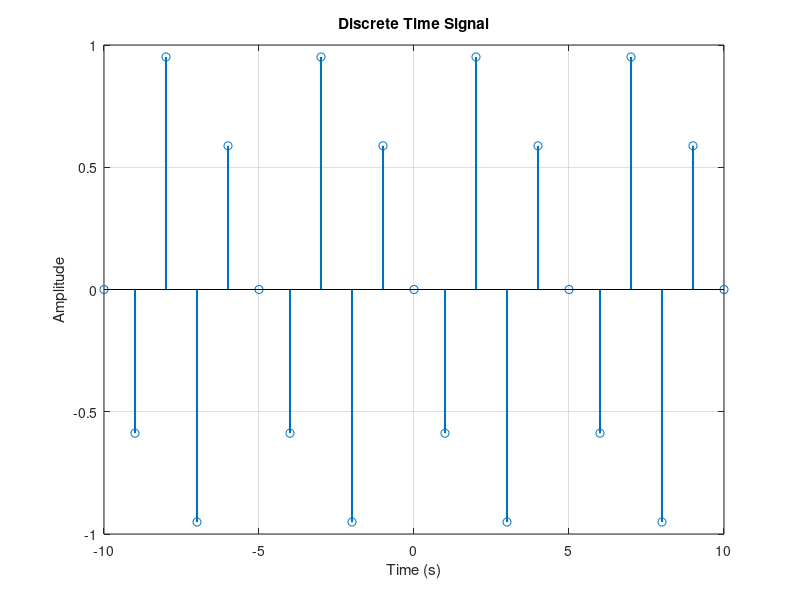
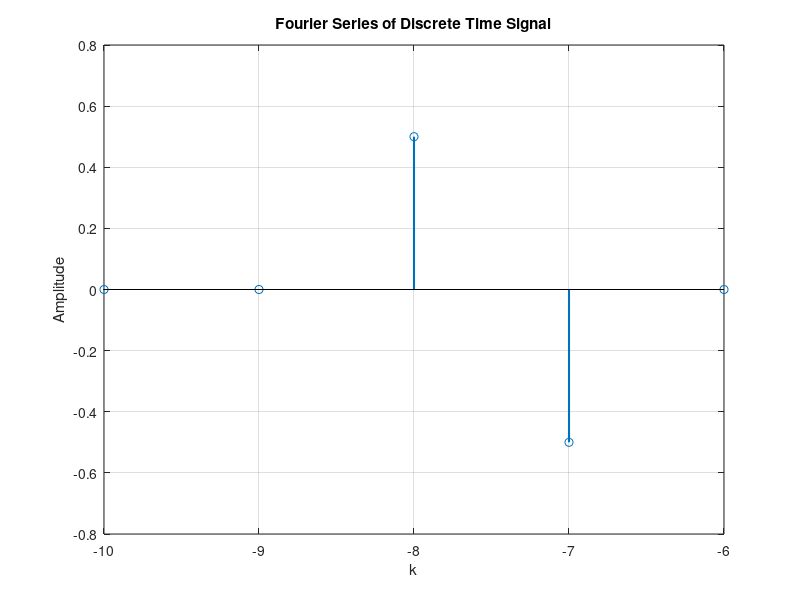
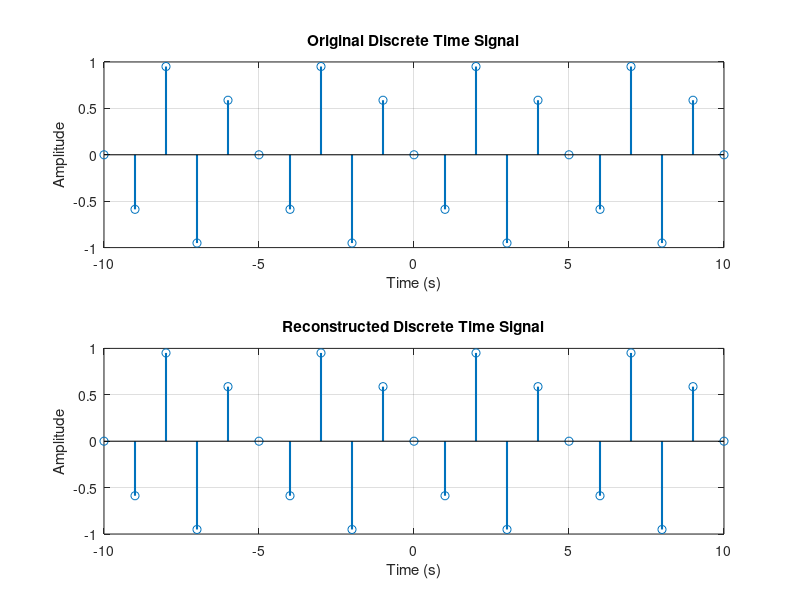
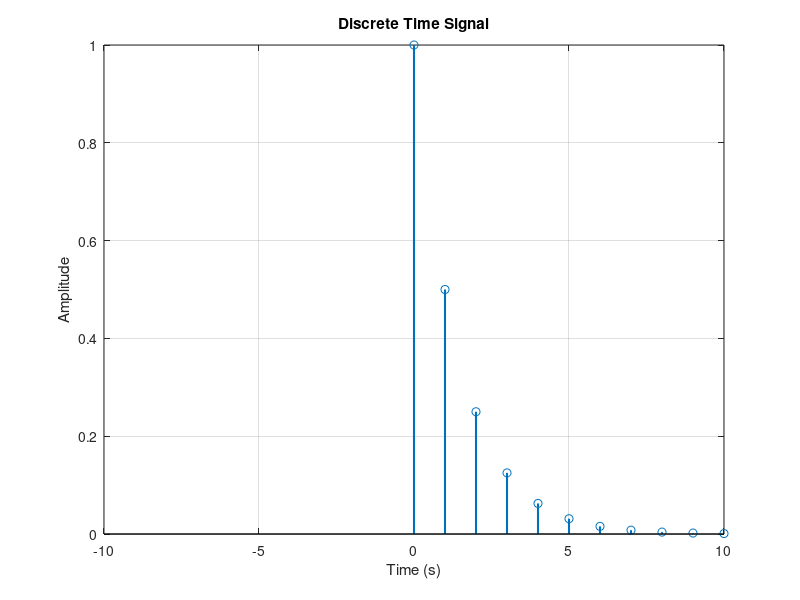

Recreate these plots in MATLAB, in order. (Note: this script raises an error after producing the figures.)
%% *Fourier Series and Transforms*
%% Clear the workspace
close all;
clear;
clc;

%% Discrete Fourier Transform
% In MATLAB, both time and frequency axes are discrete. So we cannot use
% transforms which are defined for continuous time or frequency.
% The only operation that can be performed discretely in both time and
% frequency domains is Fourier coefficients of discrete-time periodic signals.
% The more general form of Fourier series for discrete-time periodic signals
% is called Discrete Fourier Transform (DFT).
% The DFT of a discrete-time signal $x[n]$ is defined as
%
% $$X[k] = \sum_{n=0}^{N-1} x[n] e^{-j\frac{2\pi}{N}kn}$$
%
% where $N$ is the period of the signal.
%
% The inverse DFT is defined as
%
% $$x[n] = \frac{1}{N} \sum_{k=0}^{N-1} X[k] e^{j\frac{2\pi}{N}kn}$$
%
% The DFT is a linear operation. So, the DFT of a linear combination of
% signals is equal to the linear combination of DFTs of the signals.
%
% In MATLAB the DFT is implemented by the function |fft|. The inverse DFT
% is implemented by the function |ifft|.
% In MATLAB index of the first element of a vector is 1. So, the DFT formula
% in MATLAB is
% $$X[k] = \sum_{n=1}^{N} x[n] e^{-j\frac{2\pi}{N}kn}$$.
% also, the inverse DFT formula in MATLAB is
% $$x[n] = \frac{1}{N} \sum_{k=1}^{N} X[k] e^{j\frac{2\pi}{N}kn}$$.
% So, the DFT of a vector of length $N$ is computed by the command |fft(x, N)|.
% The inverse DFT is computed by the command |ifft(X, N)|.
% The DFT and inverse DFT commands can be used without specifying the length
% of the vector. In this case, the length of the vector is assumed to be the
% length of the vector given as input.
%
% Other Fourier operations in MATLAB should be implemented by using the DFT
% and inverse DFT commands. The FFT algorithm is used to compute the DFT.
% The FFT algorithm is a fast algorithm to compute the DFT.

%% Fourier Series of a Discrete-time Periodic Signal
% The Fourier series of a discrete-time periodic signal $x[n]$ is defined as
%
% $$x[n] = \sum_{k=0}^{N-1} X[k] e^{j\frac{2\pi}{N}kn}$$
%
% where $N$ is the period of the signal.
%
% The inverse Fourier series is defined as
% $$X[k] = \frac{1}{N} \sum_{n=0}^{N-1} x[n] e^{-j\frac{2\pi}{N}kn}$$
%
% The Fourier series of a discrete-time periodic signal is the DFT of the
% signal. So, the Fourier series of a discrete-time periodic signal can be
% computed by the command |fft|.
% The inverse Fourier series is the inverse DFT of the signal. So, the
% inverse Fourier series of a discrete-time periodic signal can be computed
% by the command |ifft|.
% The following example shows the Fourier series of a discrete-time periodic
% signal.
% The input signal is defined as follows:
N = 1e1;
n = -N:N;
N0 = 5;
M0 = 3;
w0 = 2 * pi / N0;
w = M0 * w0;
x = sin(w * n);
figure('Name', 'Discrete Time Signal');
stem(n, x, 'LineWidth', 1.5);
xlabel('Time (s)');
ylabel('Amplitude');
title('Discrete Time Signal');
grid on;
%%%
% The Fourier series of the of the signal is calculated as follows:
a_k = fft(x(1:N0)) / N0;
k = n(1:N0);
figure('Name', 'Fourier Series of Discrete Time Signal');
stem(k, imag(a_k), 'LineWidth', 1.5);
xlabel('k');
ylabel('Amplitude');
title('Fourier Series of Discrete Time Signal');
grid on;
%%%
% We can construct the signal from its Fourier series as follows:
kernel = exp(1j * w0 * k' * n);
x_reconstructed = a_k * kernel;
figure('Name', 'Reconstructed Discrete Time Signal');
subplot(2, 1, 1);
stem(n, x, 'LineWidth', 1.5);
xlabel('Time (s)');
ylabel('Amplitude');
title('Original Discrete Time Signal');
grid on;
subplot(2, 1, 2);
stem(n, real(x_reconstructed), 'LineWidth', 1.5);
xlabel('Time (s)');
ylabel('Amplitude');
title('Reconstructed Discrete Time Signal');
grid on;

%% Fourier Transform of a Discrete-time Signal(DTFT)
% The Fourier transform of a discrete-time signal $x[n]$ is defined as
% $$X(e^{j\omega}) = \sum_{n=-\infty}^{\infty} x[n] e^{-j\omega n}$$
%
% The inverse Fourier transform is defined as
%
% $$x[n] = \frac{1}{2\pi} \int_{-\pi}^{\pi} X(e^{j\omega}) e^{j\omega n} d\omega$$
%
% We can compute the Fourier transform of a discrete-time signal by using
% the DFT. The Fourier transform of a discrete-time signal is a periodic
% signal with period $2\pi$. We define the Fourier transform of a
% discrete-time signal  in the interval $[-\pi, \pi)$.
%
% The following example shows the Fourier transform of a discrete-time
% signal.
%
% The input signal is defined as follows:
N = 1e3;
n = 0:N;
a = 0.5;
x = a.^n;
figure('Name', 'Discrete Time Signal');
stem(n, x, 'LineWidth', 1.5);
xlabel('Time (s)');
ylabel('Amplitude');
title('Discrete Time Signal');
grid on;
xlim([-10, 10]);
%%%
% The DTFT of the of the signal is calculated as follows:
w_axis = linspace(-pi, pi, 1e3);
DTFT_x = x * exp(-1j * n' * w_axis);
figure('Name', 'DTFT of Discrete Time Signal');
subplot(2, 1, 1);
plot(w_axis, abs(DTFT_x), 'LineWidth', 1.5);
xlabel('Frequency (rad/s)');
ylabel('Amplitude');
title('Absolute Value of DTFT');
xlim([-pi pi]);
xticks([-pi, -pi / 2, 0, pi / 2, pi]);
xticklabels({'-\pi', '-\pi/2', '0', '\pi/2', '\pi'});
grid on;
subplot(2, 1, 2);
plot(w_axis, angle(DTFT_x), 'LineWidth', 1.5);
xlabel('Frequency (rad/s)');
ylabel('Phase');
xlim([-pi pi]);
xticks([-pi, -pi / 2, 0, pi / 2, pi]);
xticklabels({'-\pi', '-\pi/2', '0', '\pi/2', '\pi'});
title('Phase of DTFT');
grid on;
%% Fourier Transform of Continuous-time Signal
% The Fourier transform of a continuous-time signal $x(t)$ is defined as
%
% $$X(j\Omega) = \int_{-\infty}^{\infty} x(t) e^{-j\Omega t} dt$$
%
% The inverse Fourier transform is defined as
%
% $$x(t) = \frac{1}{2\pi} \int_{-\infty}^{\infty} X(j\Omega) e^{j\Omega t} d\Omega$$
%
% We can compute the Fourier transform of a continuous-time signal by using
% the DFT.
%
% There are some important points to be considered:
% #  At least
% #   Nyquist theorem should be considered
% (The time axis should be sampled densely enough to avoid aliasing.).
% # The main part of the signal should be included in the time axis
% (For periodic signals, the main part is the period of the signal.).
% # Increasing the sampling frequency $\rightarrow$  Detecting higher frequencies
% # Increasing time axis interval $\rightarrow$ higher resolution in frequency axis
% # The scale of amplitude of the frequency spectrum is not that important.
% # Period of the lowest non-zero frequency $\rightarrow$ Interval of time axis
% # Total number of frequency spectrum samples $\rightarrow$ Total number of time domain samples
% In the formula of FT we have $dt$ in the integral. So, we should multiply
% the result of the DFT by $dt$ to obtain the FT. In MATLAB, $dt$ is the smallest
% difference between two consecutive time samples which is equal to the
% sampling time(or $1 / fs$ where $fs$ is the sampling frequency).
%
% The following example shows the Fourier transform of a continuous-time
% signal.
fs = 1e3;
t = -1:1 / fs:1;
f0 = 10;
x = cos(2 * pi * f0 * t);
FT_x = fft(x)/fs;
f_axis = linspace(-fs / 2, fs / 2, length(FT_x));
figure('Name', 'Fourier Transform of Continuous Time Signal');
plot(f_axis, abs(FT_x), 'LineWidth', 1.5);
xlabel('Frequency (Hz)');
ylabel('Amplitude');
title('Fourier Transform of Continuous Time Signal');
grid on;
%%%
% # |fft| function in matlab is not the same as the definition of FT formula;
% The |fft| in matlab calculated the frequency spectrum from frequency $0$
% to $fs$(according to the |fft| formula).
% But we want to calculate the frequency spectrum from $-f_s / 2$ to
% $fs / 2$. So, we should move the the frequency interval of $f_s/2 \rightarrow f_s$
% to $-f_s/2 \rightarrow 0$. We can do this by using the command |fftshift|.
% #  DFT of a signal is a periodic signal with the period of the sampling
% frequency $f_s$.
% # |fft| function in matlab calculates the DFT of a signal in the interval 0 to fs.
% # |fftshift| function in matlab shifts the frequency spectrum of a signal
% from the interval $0 \rightarrow fs$ to $-fs/2 \rightarrow fs/2$.
% # The amplitude of the frequency spectrum is dependent on the time axis
% interval.
%
% For more accurate results in the frequency spectrum, we should increase
% time axis interval. The following example shows the Fourier transform of
% a continuous-time signal with a longer time axis interval.
fs = 1e3;
t_max = 1e3;
t = -t_max:1 / fs:t_max;
f0 = 10;
x = cos(2 * pi * f0 * t);
FT_x = (1 / fs) * fftshift(fft(x));
f_axis = linspace(-fs / 2, fs / 2, length(FT_x));
figure('Name', 'Fourier Transform of Continuous Time Signal');
plot(f_axis, abs(FT_x), 'LineWidth', 1.5);
xlabel('Frequency (Hz)');
ylabel('Amplitude');
title('Fourier Transform of Continuous Time Signal');
xlim([-20, 20]);
grid on;
%% Fourier Series of Continuous Time Signals
% The Fourier series of a continuous-time periodic signal $x(t)$ is defined as
%
% $$x(t) = \sum_{k=-\infty}^{\infty} X(k\Omega_0) e^{jk\Omega_0 t}$$
%
% where $\Omega_0$ is the fundamental frequency of the signal.
%
% The Fourier coefficients of a continuous-time periodic signal are defined as
%
% $$X(k\Omega_0) = \frac{1}{T_0} \int_{T_0} x(t) e^{-jk\Omega_0 t} dt$$
%
% where $T_0$ is the period of the signal.
%
% There are some important points to be considered:
% # 1(Sec.) time interval $\rightarrow$ $f_s$ samples \Rightarrow $T_0$ time interval $\rightarrow$ $f_s \times T_0$ samples
% # For more terms of Fourier series, we should increase the sampling frequency
% to extend the terms of fft output.
% #  To maximize the number of FS terms, we should take N equal with half of the number of fft terms.
% # The ratio of Nyquist boundary is maximum at 1/2.
fs = 1e4;
T_eq = 1;
t = -T_eq:1 / fs:T_eq;
T0 = 0.5;
duty_cycle = 0.25;
square_wave = square(2 * pi * t / T0, duty_cycle * 100);

FT_square_wave = fftshift(fft(square_wave(1:fs * T0))) / (fs * T0); % Consider one period

m0 = 1 + floor((fs * T0) / 2); % Center of the frequency spectrum
ratio_Nyq_boundary = 1/2; % maximum ratio: 0.5
N = floor(T0*fs*ratio_Nyq_boundary) - 1; % Number of Fourier series terms
a_n = FT_square_wave(m0 - N:m0 + N); % Fourier series coefficients
n = -N:N;
figure('Name', 'Fourier Series of Square Wave');
subplot(211);
stem(n, real(a_n), 'LineWidth', 1.5);
xlabel('n');
ylabel('Amplitude');
title('Real Part of Fourier Series of Square Wave');
xlim([-10 10]);
grid on;
subplot(212);
stem(n, imag(a_n), 'LineWidth', 1.5);
xlabel('n');
ylabel('Amplitude');
title('Imaginary Part of Fourier Series of Square Wave');
xlim([-10 10]);
grid on;
%%%
% *Reconstruction of the square wave from the Fourier series*
t1 = -1:1/(2*fs):1; %why 2*fs
kernel = exp(1j * 2 * pi * n' * t1 / T0);
x = a_n * kernel;
figure('Name', 'Reconstructed Square Wave');
plot(t, square_wave, 'LineWidth', 1.5);
xlabel('Time (s)');
ylabel('Amplitude');
title('Reconstructed Square Wave');
grid on;
hold on;
plot(t1, real(x), 'LineWidth', 1);
legend('Original Square Wave', 'Reconstructed Square Wave');
xlim([-0.5, 0.5]);
%%%
% *Reconstruction of the square wave directly from the $a_n$ coefficients*
% According to the following script, we can reconstruct the square wave
% directly from the $a_n$ coefficients.
% There are some important points to be considered:
% # Increasing the N value will increase the accuracy of the reconstruction.
% However, increasing the N value will also increase the computational
% complexity of the reconstruction.
% # Increasing N will increase the higher frequency components of the signal.
% # We can use the Nyquist-Shannon sampling theorem to determine
% the value of fs.($f_s >= 2 \times N$)
% # If N is not high enough, the reconstruction will not be accurate and
% the Gibbs phenomenon won't be observed.
% # At frequency fs = 2 * N, the signal is sampled at the Nyquist frequency.
% All of the oscillations of the signal are captured. but the signal is not
% very smooth.
T0 = 1;
fs = 1e4;
t = 0:1 / fs:1;
tau = 0.5;
N = 100;
n = -N:N;
a_n = (tau / T0) * sinc(n * tau / T0);
kernel = exp(1j * 2 * pi * n' * t / T0);
x = a_n * kernel;
figure('Name', 'Reconstruction of a continuous time periodic signal using coefficients');
plot(t, real(x), 'LineWidth', 1.5);
xlabel('Time (s)');
ylabel('Amplitude');
title('Reconstruction of a continuous time periodic signal using coefficients');
grid on;
